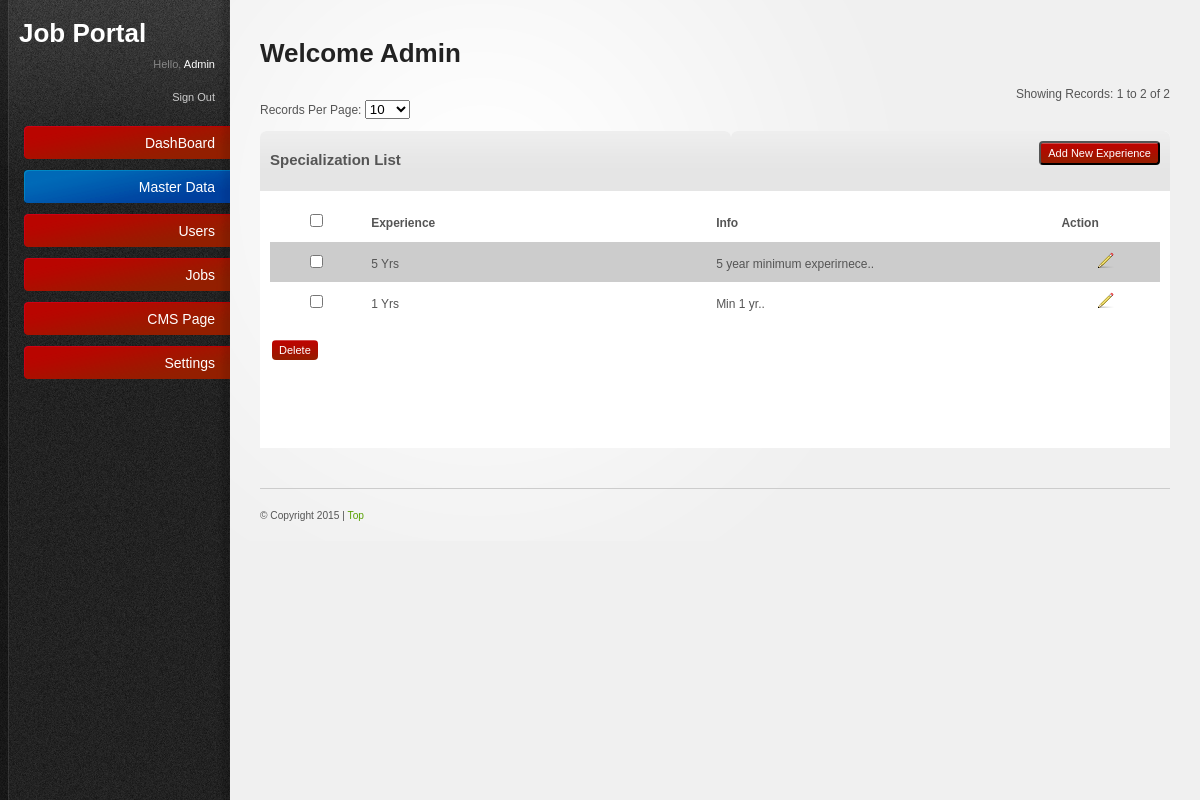
Screenshot of /admin/experience.php (signed in) with the database file from the repository.
### tables this page shows
CREATE TABLE `experience` (
  `id` int(11) NOT NULL AUTO_INCREMENT,
  `ename` varchar(255) NOT NULL,
  `einfo` varchar(255) NOT NULL,
  `created` datetime NOT NULL,
  PRIMARY KEY (`id`)
);

### admin/includes/paging.inc.php (called while the page is built, shortened)
<?php
class Pager {
function pageSize($size)
{
if(!empty($size))
{
return $size;
}else{
return 25;
}
}
function findStart($limit) {
if ((!isset($_GET['page'])) || ($_GET['page'] == "1")) {
$start = 0;
}
else {
$start = ($_GET['page']-1) * $limit;
}
return $start;
}
function pageList($curpage, $pages,$pagesize,$queryString=false)
{
$page_list = "";
$limit=$pages-4;
$startpage=$curpage;
if($pages<=5)
{
$startpage=1;
$lastpage=$pages;
}
elseif($startpage>$limit)
{
$startpage=$limit;
$lastpage=$pages;
}
else
{
$lastpage=$startpage+4;
}
for ($i=$startpage; $i<=$pages and $i<=$lastpage; $i++)
{
if ($i == $curpage)
{
$page_list .= "<b>".$i."</b>";
}
else
{
$page_list .= "<a href=\"".$_SERVER['PHP_SELF']."?page=".$i."&".$queryString."&pagesize=".$pagesize."\" title=\"Page ".$i."\">".$i."</a>";
}
$page_list .= " ";
}
$page_list .= "</td>\n";
return $page_list;
}
function showingRecords($start,$limit,$count) {
$toEnd=$start+$limit;
if($toEnd>$count) {
$endPoint=$count;
}else {
$endPoint=$toEnd;
}
return ($start+1)." to ".$endPoint." of ".$count;
}
}
?>

### admin/experience.php (the view, shortened to what this page needs)
<?
	require_once("includes/paging.inc.php");
	$paging = new Pager;
	$pagesize=$_GET['pagesize'];
    $sql="select * from experience where 1 order by id desc";
	 $limit=$paging->pageSize($pagesize);
	$start = $paging->findStart($limit);
	$ExecQuery=mysql_query($sql) or die(mysql_error());
	$count=mysql_num_rows($ExecQuery);
	$showingR=$paging->showingRecords($start,$limit,$count);
	$Exec=mysql_query("$sql $orders LIMIT  $start , $limit") or die(mysql_error());
    $countrecord=mysql_num_rows($Exec);
?>
<!DOCTYPE html PUBLIC "-//W3C//DTD XHTML 1.0 Strict//EN"
"http://www.w3.org/TR/xhtml1/DTD/xhtml1-strict.dtd">
<html xmlns="http://www.w3.org/1999/xhtml">
	<head>
		<link rel="stylesheet" href="resources/css/reset.css" type="text/css" media="screen" />
		<link rel="stylesheet" href="resources/css/style.css" type="text/css" media="screen" />
		<link rel="stylesheet" href="resources/css/invalid.css" type="text/css" media="screen" />
	</head>
	<body>
    <div id="body-wrapper">
	  <? include('left.php');	?>
     <div id="main-content">
			<h2>Welcome <?=ucfirst($_SESSION["username"]); ?></h2>
				 <tr>
		<td>
			<br>
					<?
  if($countrecord>0) {
  ?>
		<div align="right">Showing Records: <?=$showingR?></div>
		<div>Records Per Page:
			<select name="pagesize" id="pagesize" onchange="location.href='experience.php?&pagesize='+this.value">
           		<option value="10" <? if($pagesize==10){echo "selected";} ?>>10</option>
			 </select>
		</div><br />
		<?
	}
		?>
		</td></tr>
			<table border="0" cellpadding="0" cellspacing="0" width="100%">
			  <tbody>
			  <tr>
				<td class="content-box-header">
					<b style='font-size:15px;'>Specialization List</b>
				   </td>
                   <td class="content-box-header">
					<form name="createCity" method="post" action="experience_manage.php">
                    <div style="float:right">
                    <input class="button"  type="submit" name="createcity" value="Add New Experience" >
					</div>
                    </form>
				   </td>
			  </tr>
			</tbody>
			</table>
		<table border="0" cellpadding="0" cellspacing="0">
			<tr>
				<td>
        <form method="post" name="frm" id="form1" onsubmit="return chkForm(this);">
	     <table class="tableList" border="0" cellpadding="0" cellspacing="1" width="100%">
		  <tbody>
  <?
  if($countrecord>0) {
    ?>
		  <tr>
			 <th width="2%" bgcolor="#FFFFFF">
			 	<input name="check_all" id="check_all" value="1" onclick="checkall(this.form)"  type="checkbox">
			  </th>
              <th align="left" width="10%" bgcolor="#FFFFFF"><b>Experience</b> </th>
              <th align="left" width="10%" bgcolor="#FFFFFF"><b>Info</b> </th>
              <th align="left" width="2%" bgcolor="#FFFFFF"><b>Action</b></th>
              </tr>
              <?
				   $i=0;
              while($records=mysql_fetch_array($Exec)) {
				if($i%2==0){$CL="#CCCCCC";}else{$CL="#FFFFFF";}
              ?>
			  <tr>
				<td align="center" bgcolor='<?=$CL?>'><input name="arr_pd_ids[]" id="arr_pd_ids[]" value="<?=$records['id']?>" type="checkbox"></td>
                <td bgcolor='<?=$CL?>'><? echo $records['ename'];?> </td>
                <td bgcolor='<?=$CL?>'><? echo $records['einfo'];?> </td>
                <td align="center" bgcolor='<?=$CL?>'><span style="cursor:pointer" onclick="return actionPerform('experience_manage.php','<?=$records['id']?>','cit_id','frm');">
                     <img src="resources/images/icons/pencil.png" alt="Edit" border="0" height="16" width="16"></span></td>
  			</tr>
              <?
         $i++; }
              ?>
            </tbody>
          </table>
          <table border="0" cellpadding="0" cellspacing="0" width="100%">
          <tbody>
   		  <tr>
            <td style="padding: 2px;" ><br />
			        <input name="Delete" id="Delete"  value="Delete" class="button" onclick="return deleteConfirmFromUser1('arr_pd_ids[]')"
                    type="submit" style="border:0px;" />
            </td>
          </tr>
          <tr>
          	<td>&nbsp;</td>
          </tr>
          <tr>
          	<td>
          		<table border="0" cellpadding="0" cellspacing="0" width="100%">
	          		<tr>
	          			<td width="90%" align="center">
	          			</td>
	          		</tr>
          		</table>
          	</td>
          </tr>
          <?
      }else{
	     echo '<tr>
          	<td align="center">
          		No Records
          	</td>
          </tr>';
      }
          ?>
        </tbody>
        </table>
      </form>
		</td>
			</tr>
        </table>
    <? require('footer.php') ?>
</div>
</div>
</div></body>
</html>

### admin/resources/css/style.css (style rules this page uses)
html { font-size: 100%; height: 100%; margin-bottom: 1px; }
body { font-family: Arial, Helvetica, sans-serif; color: #555; background: #f0f0f0 url('../images/bg-body.gif') top left repeat-y; font-size: 12px; }
#body-wrapper { background: url('../images/bg-radial-gradient.gif') fixed 230px top no-repeat; }
h1, h2, h3, h4, h5, h6 { font-family: Helvetica, Arial, sans-serif; color: #222; font-weight: bold; }
h2 { font-size: 26px; padding: 0 0 10px 0; }
.button { font-family: Verdana, Arial, sans-serif; text-align:center display: inline-block; background: url('../images/bg-button-green.gif') top left repeat-x !important; padding: 4px 7px 4px 7px !important; color: #fff !important; font-size: 11px !important; cursor: pointer; }
#main-content { margin: 0 30px 0 260px; padding: 40px 0 0 0; }
.content-box-header { background: #e5e5e5 url('../images/bg-content-box.gif') top left repeat-x; margin-top: 1px; height: 40px; }
#main-content table { width: 100%; }
#main-content tbody { border-bottom: 1px solid #ddd; }
#main-content tbody tr { background: #fff; }
#main-content table td, #main-content table th { padding: 10px; line-height: 1.3em; }
form input[type="checkbox"], form input[type="radio"] { padding: 0; background: none; border: 0; }

### admin/resources/css/invalid.css (style rules this page uses)
.button, #main-content table tfoot td .bulk-actions select, .pagination a.number, form input.text-input, form textarea, form .wysiwyg, form select, .dp-popup { -moz-border-radius: 4px; -webkit-border-radius: 4px; border-radius: 4px; }
.content-box, .content-box-header, ul.content-box-tabs li a.current, .shortcut-button, .notification { -moz-border-radius: 6px; -webkit-border-radius: 6px; border-radius: 6px; }
.content-box-header { -moz-border-radius-bottomleft: 0; -moz-border-radius-bottomright: 0; -webkit-border-bottom-left-radius: 0; -webkit-border-bottom-right-radius: 0; border-bottom-left-radius: 0; border-bottom-right-radius: 0; }

### rows the page displays
experience: ename "5 Yrs", einfo "5 year minimum experirnece.."
experience: ename "1 Yrs", einfo "Min 1 yr.."

### other values shown
$_SESSION["username"] "Admin"
$showingR "1 to 2 of 2"
